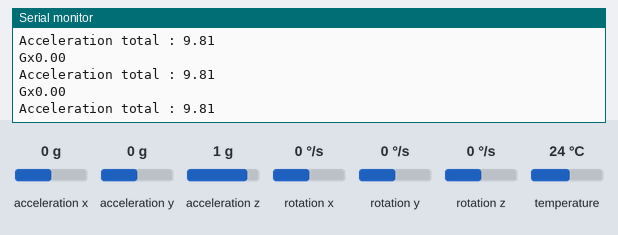
Simulated run of this sketch. Board: Arduino Uno, built with avr-gcc and run on an emulated ATmega328P. Parts: the last lines printed to the serial monitor. Inputs (shaded band) come from the test bench; at power-on: acceleration x 0 g, rotation x 0 °/s, acceleration y 0 g, acceleration z 1 g, rotation y 0 °/s, rotation z 0 °/s, temperature 24 °C.

Above: at 1.2 s.
1.3 s: acceleration x set to -1.4 g
At 1.9 s:
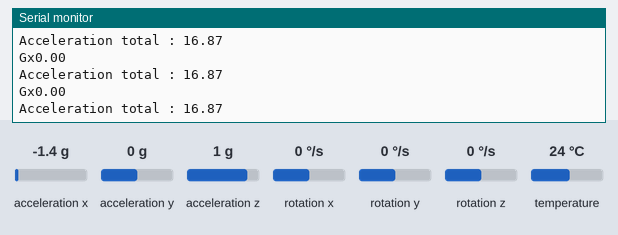
4.3 s: rotation x set to 100 °/s
At 5.1 s:
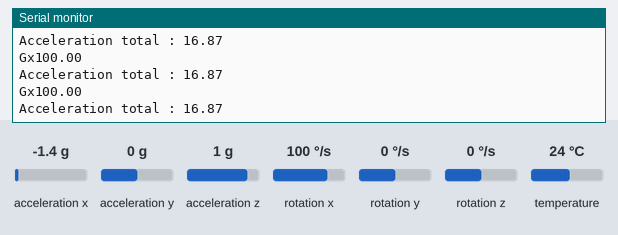
7.3 s: acceleration y set to -1.4 g
At 8.3 s:
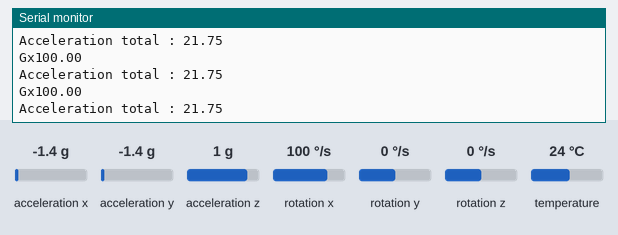
10.3 s: rotation x set to -192 °/s
At 11.2 s:
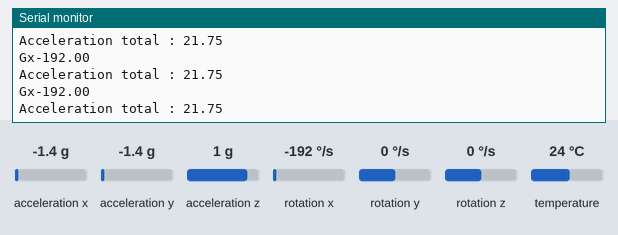
13.3 s: rotation x set to 192 °/s
At 13.8 s:
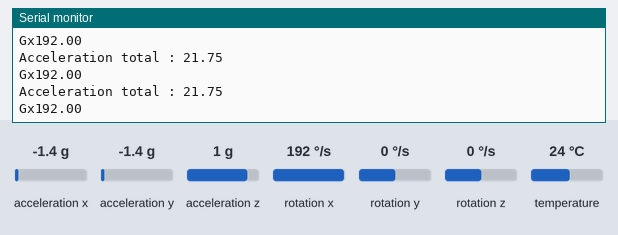
16.3 s: rotation x set to -100 °/s
At 17.3 s:
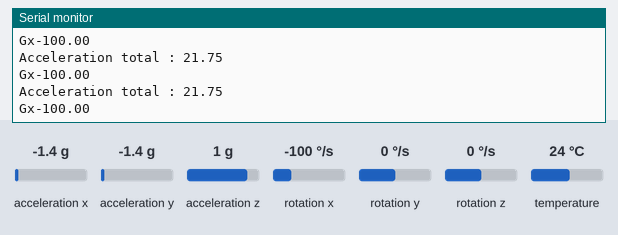
Timing chart, 0 to 19.3 s (numbered marks = the images above; inputs shaded):
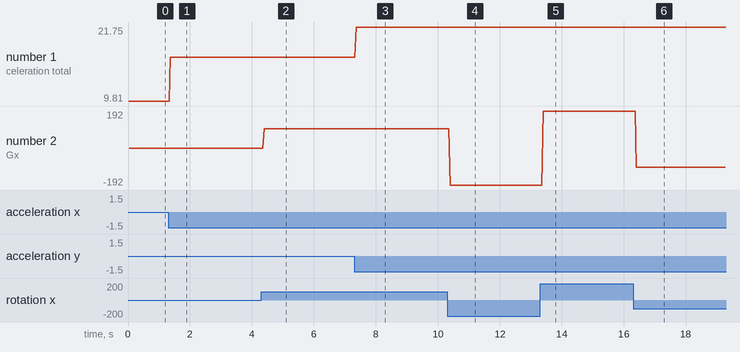

The sketch:

gyro.ino
```cpp
//Libraries
#include <Wire.h>//https://www.arduino.cc/en/reference/wire
#include <Adafruit_MPU6050.h>//https://github.com/adafruit/Adafruit_MPU6050

//Objets
Adafruit_MPU6050 mpu;

//-----------------------------------------//
//Variables liés différents axes du gyroscope/accelerometre

float ax=0;
float ay=0;
float az=0;
float SeuilVerticalite = 250;
float acceleration_total=0;
float gx=0;

//----------------------------------------//

void setup() {
   //Init Serial USB
  Serial.begin(9600);
  Serial.println(F("Initialize System"));
 if (!mpu.begin(0x68)) { // Change address if needed
      Serial.println("Failed to find MPU6050 chip");
      while (1) {
          delay(100);
      }
  }
  mpu.setAccelerometerRange(MPU6050_RANGE_16_G);
  mpu.setGyroRange(MPU6050_RANGE_250_DEG);
  mpu.setFilterBandwidth(MPU6050_BAND_21_HZ);

}

//Fonction du gyroscope les valeurs de l'acceleromètre/gyroscope
void readMPU() {
    sensors_event_t a, g, temp;
    mpu.getEvent(&a, &g, &temp);

    ax = a.acceleration.x;
    ay = a.acceleration.y;
    az = a.acceleration.z;
    gx = g.gyro.x*(180.0 / PI);

    acceleration_total = sqrt(ax * ax + ay * ay + az * az);

    Serial.print("Acceleration total : ");
    Serial.println(acceleration_total);
    Serial.print("Gx");
    Serial.println(gx);

    if (abs(gx) >= SeuilVerticalite){
      Serial.println("Perte de vertialité");
      Serial.print("Gx :");
      Serial.println(gx);
    }
}

void loop() {
    readMPU(); // Read MPU data
    delay(20);
}
```

Measured:
- after the input at 1.3 s, the serial monitor: prints a new line after 0.07 s (image 1)
- after the input at 4.3 s, the serial monitor: prints a new line after 0.09 s (image 2)
- after the input at 7.3 s, the serial monitor: prints a new line after 0.07 s (image 3)
- after the input at 10.3 s, the serial monitor: prints a new line after 0.10 s (image 4)
- after the input at 13.3 s, the serial monitor: prints a new line after 0.10 s (image 5)
- after the input at 16.3 s, the serial monitor: prints a new line after 0.10 s (image 6)
- plotted number 1: 9.81 → 16.87 after the input at 1.3 s, 16.87 → 21.75 after the input at 7.3 s
- plotted number 2: 0 → 100 after the input at 4.3 s, 100 → -192 after the input at 10.3 s, -192 → 192 after the input at 13.3 s, 192 → -1 after the input at 16.3 s
